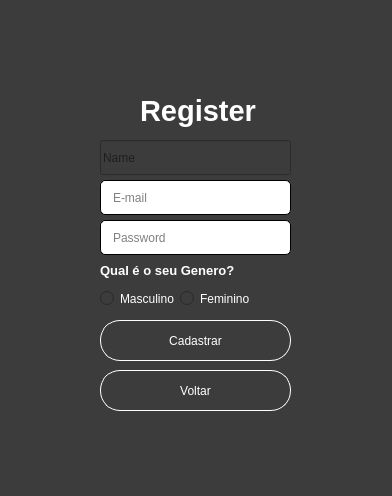
<?xml version="1.0" encoding="UTF-8"?>
<ui version="4.0">
 <class>Form</class>
 <widget class="QWidget" name="Form">
  <property name="geometry">
   <rect>
    <x>0</x>
    <y>0</y>
    <width>392</width>
    <height>496</height>
   </rect>
  </property>
  <property name="windowTitle">
   <string>Form</string>
  </property>
  <property name="styleSheet">
   <string notr="true">background-color: rgb(60,60,60);</string>
  </property>
  <widget class="QLineEdit" name="lineEdit">
   <property name="geometry">
    <rect>
     <x>100</x>
     <y>180</y>
     <width>191</width>
     <height>35</height>
    </rect>
   </property>
   <property name="styleSheet">
    <string notr="true">background-color: rgb(255, 255, 255);
border-style:outset;
border-radius:5px;
border-color: Black;
padding:10px;
border-width:1px;</string>
   </property>
   <property name="placeholderText">
    <string>E-mail</string>
   </property>
  </widget>
  <widget class="QLineEdit" name="lineEdit_2">
   <property name="geometry">
    <rect>
     <x>100</x>
     <y>220</y>
     <width>191</width>
     <height>35</height>
    </rect>
   </property>
   <property name="styleSheet">
    <string notr="true">background-color: rgb(255, 255, 255);
border-style:outset;
border-radius:5px;
border-color: Black;
padding:10px;
border-width:1px;</string>
   </property>
   <property name="echoMode">
    <enum>QLineEdit::Password</enum>
   </property>
   <property name="placeholderText">
    <string>Password</string>
   </property>
  </widget>
  <widget class="QPushButton" name="pushButton">
   <property name="geometry">
    <rect>
     <x>100</x>
     <y>320</y>
     <width>191</width>
     <height>41</height>
    </rect>
   </property>
   <property name="styleSheet">
    <string notr="true">QPushButton{
color: rgb(255, 255, 255);
border-style:outset;
border-radius:20px;
border-color: white;
border-width:1px;
}
QPushButton:hover{
background-color:#00FF7F	;
}

</string>
   </property>
   <property name="text">
    <string>Cadastrar</string>
   </property>
  </widget>
  <widget class="QLabel" name="label_3">
   <property name="geometry">
    <rect>
     <x>140</x>
     <y>90</y>
     <width>131</width>
     <height>41</height>
    </rect>
   </property>
   <property name="font">
    <font>
     <pointsize>22</pointsize>
     <weight>75</weight>
     <bold>true</bold>
    </font>
   </property>
   <property name="styleSheet">
    <string notr="true">color: rgb(255, 255, 255);</string>
   </property>
   <property name="text">
    <string>Register</string>
   </property>
  </widget>
  <widget class="QLineEdit" name="lineEdit_3">
   <property name="geometry">
    <rect>
     <x>100</x>
     <y>140</y>
     <width>191</width>
     <height>35</height>
    </rect>
   </property>
   <property name="styleSheet">
    <string notr="true">background-color: rgb(255, 255, 255);
border-style:outset;
border-radius:5px;
border-color: Black;
padding:10px;
border-width:1px;

QLineEdit::hover{
 border:3px solid:#fff;
}</string>
   </property>
   <property name="placeholderText">
    <string>Name</string>
   </property>
  </widget>
  <widget class="QRadioButton" name="radioButton">
   <property name="geometry">
    <rect>
     <x>100</x>
     <y>290</y>
     <width>82</width>
     <height>17</height>
    </rect>
   </property>
   <property name="styleSheet">
    <string notr="true">color: rgb(255, 255, 255);</string>
   </property>
   <property name="text">
    <string>Masculino </string>
   </property>
  </widget>
  <widget class="QRadioButton" name="radioButton_2">
   <property name="geometry">
    <rect>
     <x>180</x>
     <y>290</y>
     <width>82</width>
     <height>17</height>
    </rect>
   </property>
   <property name="styleSheet">
    <string notr="true">color: rgb(255, 255, 255);</string>
   </property>
   <property name="text">
    <string>Feminino</string>
   </property>
  </widget>
  <widget class="QLabel" name="label_5">
   <property name="geometry">
    <rect>
     <x>100</x>
     <y>260</y>
     <width>141</width>
     <height>21</height>
    </rect>
   </property>
   <property name="font">
    <font>
     <pointsize>10</pointsize>
     <weight>75</weight>
     <bold>true</bold>
    </font>
   </property>
   <property name="styleSheet">
    <string notr="true">color: rgb(255, 255, 255);</string>
   </property>
   <property name="text">
    <string>Qual é o seu Genero?</string>
   </property>
  </widget>
  <widget class="QLabel" name="label_6">
   <property name="geometry">
    <rect>
     <x>100</x>
     <y>430</y>
     <width>201</width>
     <height>31</height>
    </rect>
   </property>
   <property name="font">
    <font>
     <pointsize>10</pointsize>
     <weight>75</weight>
     <bold>true</bold>
    </font>
   </property>
   <property name="styleSheet">
    <string notr="true">color: rgb(255, 0, 0);</string>
   </property>
   <property name="text">
    <string/>
   </property>
  </widget>
  <widget class="QLabel" name="label">
   <property name="geometry">
    <rect>
     <x>170</x>
     <y>20</y>
     <width>71</width>
     <height>71</height>
    </rect>
   </property>
   <property name="text">
    <string/>
   </property>
   <property name="pixmap">
    <pixmap>../../../personal.png</pixmap>
   </property>
   <property name="scaledContents">
    <bool>true</bool>
   </property>
   <property name="wordWrap">
    <bool>false</bool>
   </property>
   <property name="openExternalLinks">
    <bool>false</bool>
   </property>
  </widget>
  <widget class="QPushButton" name="pushButton_2">
   <property name="geometry">
    <rect>
     <x>100</x>
     <y>370</y>
     <width>191</width>
     <height>41</height>
    </rect>
   </property>
   <property name="styleSheet">
    <string notr="true">QPushButton{
color: rgb(255, 255, 255);
border-style:outset;
border-radius:20px;
border-color: white;
border-width:1px;
}
QPushButton:hover{
background-color:#1E90FF	;
}
</string>
   </property>
   <property name="text">
    <string>Voltar</string>
   </property>
  </widget>
 </widget>
 <resources/>
 <connections/>
</ui>
